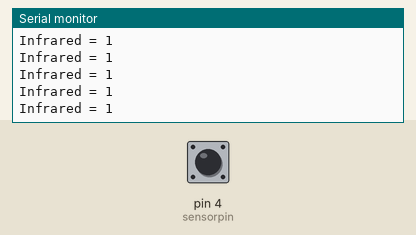
This sketch was run on a simulated Arduino Uno, built with avr-gcc and run on an emulated ATmega328P. On the bench: the last lines printed to the serial monitor. Inputs (shaded band) come from the test bench; at power-on: pin 4 (sensorpin) HIGH.

Above: at 1.2 s.
1.3 s: pin 4 (sensorpin) driven LOW
At 2.0 s:
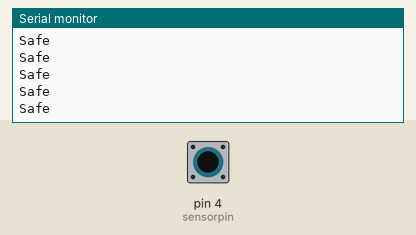
3.2 s: pin 4 (sensorpin) driven HIGH
At 3.8 s:
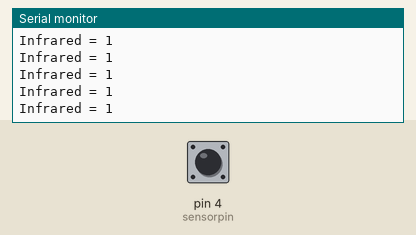
6.2 s: pin 4 (sensorpin) driven LOW
At 6.8 s:
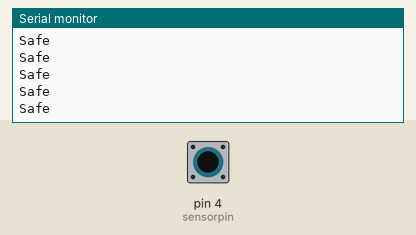
9.2 s: pin 4 (sensorpin) driven HIGH
At 9.8 s:
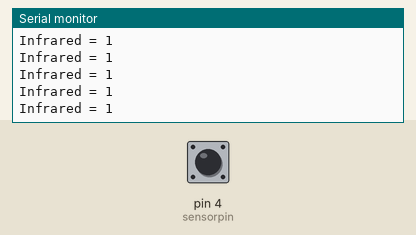

Measured:
- after the input at 1.3 s, the serial monitor: prints a new line after 0.07 s (image 1)

The sketch:

Obstacle_Detection.ino
```cpp
int sensorpin = 4; // 센서값을 읽을 단자 설정
int val; // 센서값

void setup () {
  pinMode (sensorpin, INPUT); // 센서값을 인풋으로 설정

  Serial.begin(9600);
}

void loop () {
  val = digitalRead (sensorpin); // 센서값을 읽어옴
  if (val == 0) { // 장애물 감지 안됨
    Serial.println("Safe");
  }
  else {
    Serial.print("Infrared = ");
    Serial.println(val);
  }
}
```
